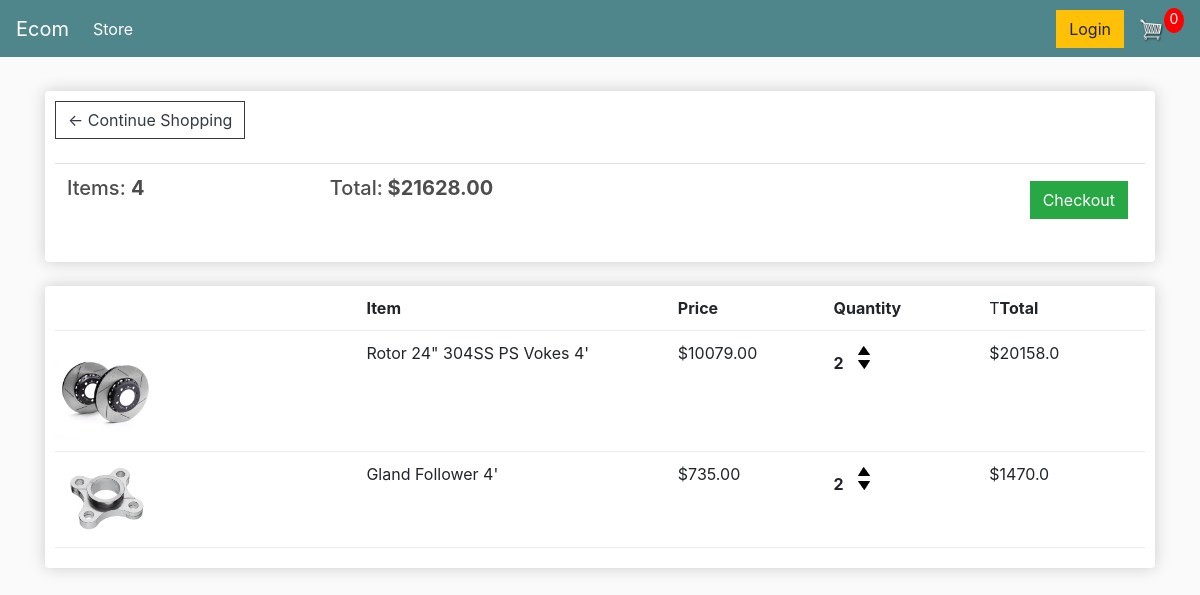
The app's page /cart/ (signed in) with its own data.
### store/models.py (models this page shows, shortened)
class Order(models.Model):
    customer = models.ForeignKey(Customer, on_delete=models.SET_NULL, null=True, blank=True)
    date_ordered = models.DateTimeField(auto_now_add=True)
    complete = models.BooleanField(default=False)
    transaction_id = models.CharField(max_length=100, null=True)
    @property
    def get_cart_total(self):
        orderitems = self.orderitem_set.all()
        total = sum(item.get_total for item in orderitems)
        return total
    @property
    def get_cart_items(self):
        orderitems = self.orderitem_set.all()
        total = sum(item.quantity for item in orderitems)
        return total

class OrderItem(models.Model):
    product = models.ForeignKey(Product, on_delete=models.SET_NULL, null=True)
    order = models.ForeignKey(Order, on_delete=models.SET_NULL, null=True)
    quantity = models.IntegerField(default=0, null=True, blank=True)
    date_added = models.DateTimeField(auto_now_add=True)
    @property
    def get_total(self):
        return self.product.price * self.quantity

class Product(models.Model):
    name = models.CharField(max_length=200)
    price = models.FloatField()
    digital = models.BooleanField(default=False, null=True, blank=True)
    image = models.ImageField(null=True, blank=True)
    @property
    def imageURL(self):
        if self.image:
            return self.image.url
        return ''

### store/views.py (the view)
# urls.py: path('cart/', views.cart, name="cart"),
def cart(request):
	if request.user.is_authenticated:
		customer = request.user.customer
		order, created = Order.objects.get_or_create(customer=customer, complete=False)
		items = order.orderitem_set.all()
	else:
		items = []
		order = {'get_cart_total':0,'get_cart_items':0}
	context = {'items':items, 'order':order}
	return render(request, 'store/cart.html', context)

### store/templates/store/cart.html
{% extends 'store/main.html' %}
{% load static %}
{% block content %}
<div class="row">
	<div class="col-lg-12">
		<div class="box-element">
			<a  class="btn btn-outline-dark" href="{% url 'store' %}">&#x2190; Continue Shopping</a>
			<br>
			<br>
			<table class="table">
				<tr>
					<th><h5>Items: <strong>{{order.get_cart_items}}</strong></h5></th>
					<th><h5>Total:<strong> ${{order.get_cart_total|floatformat:2}}</strong></h5></th>
					<th>
						<a  style="float:right; margin:5px;" class="btn btn-success" href="{% url 'checkout' %}">Checkout</a>
						</th>
					</tr>
				</table>
			</div>
			<br>
			<div class="box-element">
				<div class="cart-row">
					<div style="flex:2"></div>
					<div style="flex:2"><strong>Item</strong></div>
					<div style="flex:1"><strong>Price</strong></div>
					<div style="flex:1"><strong>Quantity</strong></div>
					<div style="flex:1">T<strong>Total</strong></div>
				</div>
				{% for item in items %}
				<div class="cart-row">
					<div style="flex:2"><img class="row-image" src="{{item.product.imageURL}}"></div>
					<div style="flex:2">{{item.product.name}}</div>
					<div style="flex:1">${{item.product.price|floatformat:2}}</div>
					<div style="flex:1">
						<p class="quantity">{{item.quantity}}</p>
						<div class="quantity">
							<img class="chg-quantity" src="{% static  'images/arrow-up.png' %}">
							<img class="chg-quantity" src="{% static  'images/arrow-down.png' %}">
						</div>
					</div>
					<div style="flex:1">${{item.get_total}}</div>
				</div>
				{% endfor %}
			</div>
		</div>
	</div>
</div>
{% endblock content %}

### static/css/main.css (style rules this page uses)
body { background-color: hsl(0, 0%, 98%); }
h1,h2,h3,h4,h5,h6 { color:hsl(0, 0%, 30%); }
.box-element { box-shadow:hsl(0, 0%, 80%) 0 0 16px; background-color: #fff; border-radius: 4px; padding: 10px; }
.col-lg-4, .col-lg-6, .col-lg-8, .col-lg-12 { margin-top: 10px; }
.btn { border-radius: 0; }
.row-image { width: 100px; }
.cart-row { display: flex; align-items: flex-stretch; padding-bottom: 10px; margin-bottom: 10px; border-bottom: 1px solid #ececec; }
.quantity { display: inline-block; font-weight: 700; padding-right:10px; }
.chg-quantity { width: 12px; cursor: pointer; display: block; margin-top: 5px; transition:.1s; }

### records on screen
Order: get_cart_items "4", get_cart_total "21628.00"
OrderItem: product.imageURL (picture), product.name "Rotor 24\" 304SS PS Vokes 4'", product.price "10079.00", quantity "2", get_total "20158.0"
OrderItem: product.imageURL (picture), product.name "Gland Follower 4'", product.price "735.00", quantity "2", get_total "1470.0"
